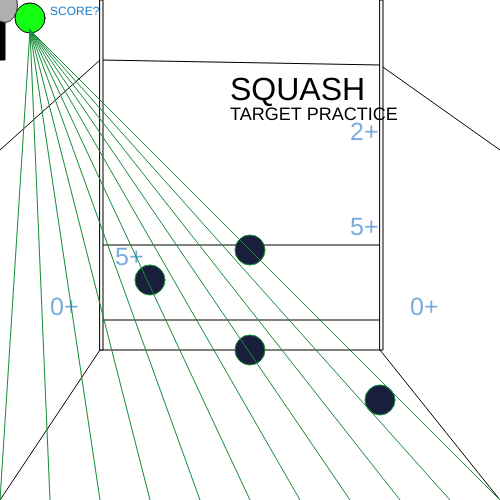
Frame 1 (no input)
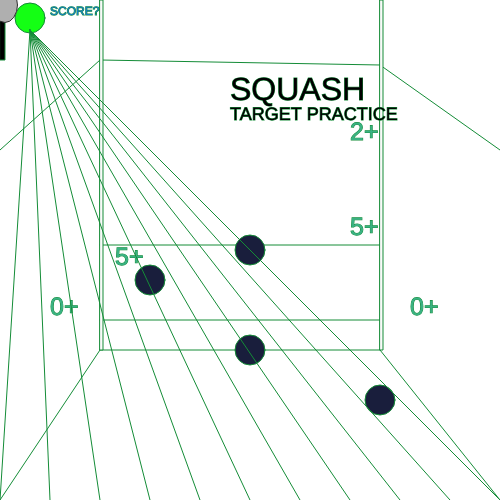
Frame 60 (no input)
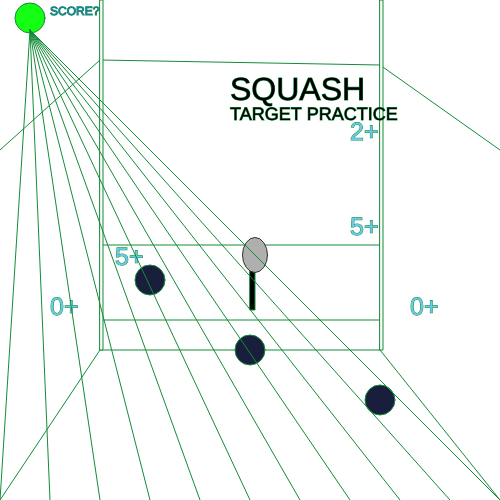
Frame 120 (the mouse pressed at the canvas centre since frame 60)

The p5.js sketch that drew these frames (run headless with seeded random() and noise() and a simulated clock; from frame 60 on, the mouse is pressed at the canvas centre):

// p5.js sketch
// ── sketch.js
var xPosa = 250;
var yPosa = 250;
var xPosb = 150;
var yPosb = 280;
var xPosc = 250; //x ball 3
var yPosc = 350; //y ball 3
var xPosd = 380; //x ball 4
var yPosd = 400; //y ball 4
var xspeed = 8;
var yspeed = 8;
var xspeedb = 8;
var yspeedb = 8;
var xspeedc = 6; //x speed ball 3
var yspeedc = 6; //y speed ball 3 
var xspeedd = 8; //x speed ball 4
var yspeedd = 6; //y speed ball 4
var xTopLeft = 150;
var yTopLeft = 50;
var xTopRight = 450;
var yTopRight = 150;
var xbad = 250; //x hit ball 3
var ybad = 50; //y hit ball 3
var xhit = 130;
var yhit = 105;


var num = 0;
var phrase = ["SQUASH"];
var phraseT = ["TARGET PRACTICE"];
var phraseRestart = ["SCORE?"];
var phrasePoints = ["19 POINTS WELL DONE!"];
var phrase5 = ["5+"];
var phrase0 = ["0+"];
var phrase2 = ["2+"];


function setup() {
 createCanvas(500, 500);

}

function draw() {



 background(255);
 fill(20, 255, 20);
 ellipse(30, 18, 30, 30);



 //court design
 fill(0);
 line(0, 500, 100, 350);
 line(500, 500, 380, 350);
 line(100, 350, 380, 350);
 line(100, 320, 380, 320);

 line(100, 245, 380, 245);

 line(0, 150, 100, 60);
 line(500, 150, 380, 65);
 line(100, 60, 380, 65);


 fill(250);
 rect(100, 0, 3, 350);
 rect(380, 0, 3, 350);



 fill(0);
 textSize(32);
 text(phrase[num], 230, 100);

 fill(0);
 textSize(18);
 text(phraseT[num], 230, 120);

 fill(23, 126, 200);
 textSize(12);
 text(phraseRestart[num], 50, 15);
 var r, g, b; //colours of points ongoing element
 r = random(50, 150);
 g = random(150, 255);
 b = random(125, 250);
 fill(r, g, b);
 textSize(25);
 text(phrase5[num], 115, 265);
 text(phrase5[num], 350, 235);
 fill(r, g, b);
 textSize(25);
 text(phrase0[num], 50, 315);
 text(phrase0[num], 410, 315);
 fill(r, g, b);
 textSize(25);
 text(phrase2[num], 350, 140);






 racquet();

 //ball one design
 fill(25, 30, 60);
 stroke(20, 140, 55);
 ellipse(xPosa, yPosa, 30, 30);
 //xposa =250 yposa =250
 //racquet hits ball and ball bounces //  
 if (mouseX >= 220 && mouseX <= 265 && mouseY >= 230 && mouseY <= 275) { //|| xPos < xTopLeft || yPos < yTopLeft) {
  (xPosa = xPosa - xspeed); //-8 etc add these to change speed 
  (yPosa = yPosa - yspeed--); //by changing to +/- you change direction of the ball!
 }
 if (xPosa < xTopLeft) {
  (xspeed = -10);
 }
 if (yPosa < yTopLeft) {
  (yspeed = -10);
 }

 //ball two
 fill(25, 30, 60);
 stroke(20, 140, 55);
 ellipse(xPosb, yPosb, 30, 30);
 //xposv=150, yposb=250
 //racquet hits ball2 and ball2 bounces //  
 if (mouseX >= 130 && mouseX <= 160 && mouseY >= 260 && mouseY <= 290) { //|| xPos < xTopLeft || yPos < yTopLeft) {
  (xPosb = xPosb + xspeedb); //-8 etc add these to change speed 
  (yPosb = yPosb - yspeedb); //by changing to +/- you change direction of the ball!
 }
 if (xPosb < xTopRight) {
  (xspeedb = +xspeedb++);
 }
 if (yPosb < yTopRight) {
  (yspeedb = yspeedb - 2);
 }

 //ball three
 fill(25, 30, 60);
 stroke(20, 140, 55);
 ellipse(xPosc, yPosc, 30, 30);
 //xposc =250 yposc =350
 //racquet hits ball and ball bounces //  
 if (mouseX >= 230 && mouseX <= 265 && mouseY >= 340 && mouseY <= 365) { //|| xPos < xTopLeft || yPos < yTopLeft) {
  (xPosc = xPosc - xspeedc); //-8 etc add these to change speed 
  (yPosc = yPosc - yspeedc); //by changing to +/- you change direction of the ball!
 }
 if (xPosc < xTopLeft) {
  (xspeedc = -10);
 }
 if (yPosc < yTopLeft) {
  (yspeedc = -10);
 }

 //ball 4
 fill(25, 30, 60);
 stroke(20, 140, 55);
 ellipse(xPosd, yPosd, 30, 30);
 //xposd =380 yposc =400
 //racquet hits ball and ball bounces //  
 if (mouseX >= 360 && mouseX <= 390 && mouseY >= 390 && mouseY <= 415) { //|| xPos < xTopLeft || yPos < yTopLeft) {
  (xPosd = xPosd - xspeedd); //-8 etc add these to change speed 
  (yPosd = yPosd - yspeedd); //by changing to +/- you change direction of the ball!
 }
 if (xPosd < xhit) {
  (xspeedd = -10);
 }
 if (yPosd < yhit) {
  (yspeedd = -10);
 }




 //FOR LOOP
 for (x = 0; x <= windowWidth; x = x + 50) {
  fill(random(120, 150), 80, 192);
  line(x, 500, 30, 30);



 }
 //button for score
 if (mouseIsPressed && mouseX > 20 && mouseX < 35 && mouseY > 5 && mouseY < 20) {
  fill(203, 106, 200);
  textSize(15);
  text(phrasePoints[num], 130, 25);
 }
 //racquet
 function racquet() {
   
  fill(0)
  rect(mouseX, mouseY , 5, 60);
  fill(175);
  stroke(50);
  ellipse(mouseX + 5, mouseY + 5, 25, 35);
 

 }




}
